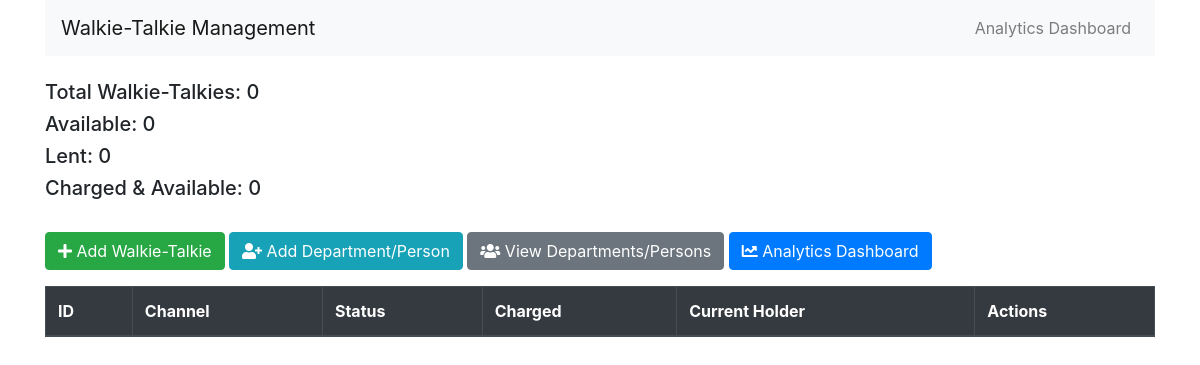
Before: / with the older database file.
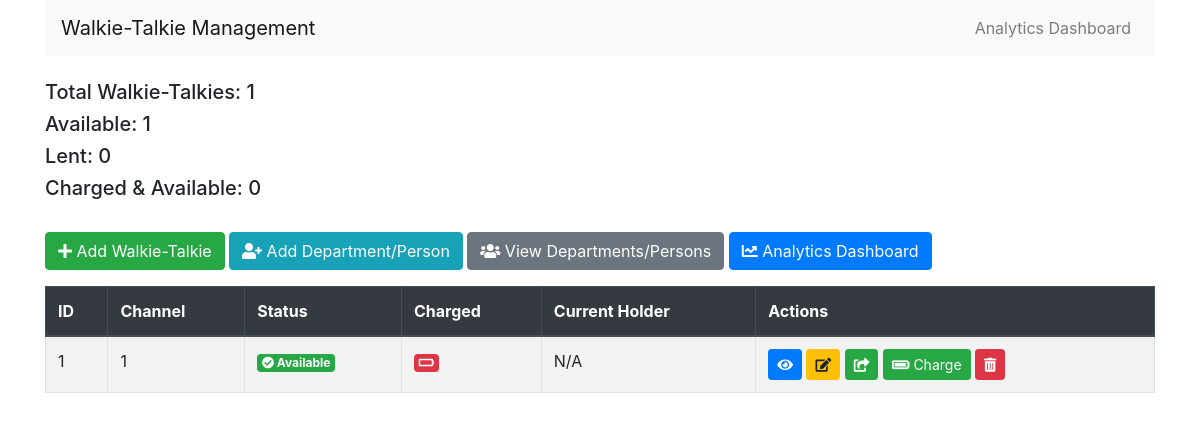
After: the same page with the newer database file.
### models.py (models this page shows)
class WalkieTalkie(db.Model):
    id = db.Column(db.Integer, primary_key=True)
    channel = db.Column(db.Integer, nullable=True, default=1)
    is_lent = db.Column(db.Boolean, default=False)
    current_holder = db.Column(db.String(100), nullable=True)
    is_charged = db.Column(db.Boolean, default=False)  # Default is now False (discharged)
    rental_history = db.relationship('Rental', backref='walkie_talkie', lazy=True)

### routes.py (the view)
@app.route('/')
def index():
    walkie_talkies = WalkieTalkie.query.all()
    total_wt = len(walkie_talkies)
    available_wt = WalkieTalkie.query.filter_by(is_lent=False).count()
    lent_wt = WalkieTalkie.query.filter_by(is_lent=True).count()
    charged_wt = WalkieTalkie.query.filter_by(is_lent=False, is_charged=True).count()
    return render_template('index.html', walkie_talkies=walkie_talkies, total_wt=total_wt,
                           available_wt=available_wt, lent_wt=lent_wt, charged_wt=charged_wt)

### templates/index.html (shortened to what this page needs)
{% extends 'base.html' %}
{% block content %}
<div class="row mb-4">
    <div class="col">
        <h5>Total Walkie-Talkies: {{ total_wt }}</h5>
        <h5>Available: {{ available_wt }}</h5>
        <h5>Lent: {{ lent_wt }}</h5>
        <h5>Charged & Available: {{ charged_wt }}</h5>
    </div>
</div>
<div class="mb-3">
    <a href="{{ url_for('add_walkie_talkie') }}" class="btn btn-success">
        <i class="fas fa-plus"></i> Add Walkie-Talkie
    </a>
    <a href="{{ url_for('add_department') }}" class="btn btn-info">
        <i class="fas fa-user-plus"></i> Add Department/Person
    </a>
    <a href="{{ url_for('departments') }}" class="btn btn-secondary">
        <i class="fas fa-users"></i> View Departments/Persons
    </a>
    <a href="{{ url_for('analytics') }}" class="btn btn-primary">
        <i class="fas fa-chart-line"></i> Analytics Dashboard
    </a>
</div>
<table class="table table-striped table-bordered">
    <thead class="thead-dark">
        <tr>
            <th>ID</th>
            <th>Channel</th>
            <th>Status</th>
            <th>Charged</th>
            <th>Current Holder</th>
            <th>Actions</th>
        </tr>
    </thead>
    <tbody>
        {% for wt in walkie_talkies %}
        <tr class="{% if wt.is_lent %}lent-row{% endif %}">
            <td>{{ wt.id }}</td>
            <td>{{ wt.channel }}</td>
            <td>
                {% if wt.is_lent %}
                    <span class="badge badge-danger" data-toggle="tooltip" title="Lent to {{ wt.current_holder }}">
                        <i class="fas fa-times-circle"></i> Lent
                    </span>
                {% else %}
                    <span class="badge badge-success" data-toggle="tooltip" title="Available for lending">
                        <i class="fas fa-check-circle"></i> Available
                    </span>
                {% endif %}
            </td>
            <td>
                {% if wt.is_charged %}
                    <span class="badge badge-success" data-toggle="tooltip" title="Fully Charged">
                        <i class="fas fa-battery-full"></i>
                    </span>
                {% else %}
                    <span class="badge badge-danger" data-toggle="tooltip" title="Not Charged">
                        <i class="fas fa-battery-empty"></i>
                    </span>
                {% endif %}
            </td>
            <td>{{ wt.current_holder or 'N/A' }}</td>
            <td>
                <a href="{{ url_for('view_walkie_talkie', wt_id=wt.id) }}" class="btn btn-sm btn-primary" data-toggle="tooltip" title="View Details">
                    <i class="fas fa-eye"></i>
                </a>
                <a href="{{ url_for('edit_walkie_talkie', wt_id=wt.id) }}" class="btn btn-sm btn-warning" data-toggle="tooltip" title="Edit">
                    <i class="fas fa-edit"></i>
                </a>
                {% if not wt.is_lent %}
                    <a href="{{ url_for('lend_walkie_talkie', wt_id=wt.id) }}" class="btn btn-sm btn-success" data-toggle="tooltip" title="Lend">
                        <i class="fas fa-share-square"></i>
                    </a>
                {% else %}
                    <a href="{{ url_for('return_walkie_talkie', wt_id=wt.id) }}" class="btn btn-sm btn-info" data-toggle="tooltip" title="Return">
                        <i class="fas fa-undo"></i>
                    </a>
                {% endif %}
                <form action="{{ url_for('toggle_charge_status', wt_id=wt.id) }}" method="post" style="display:inline;">
                    <button type="submit" class="btn btn-sm {% if wt.is_charged %}btn-secondary{% else %}btn-success{% endif %}" data-toggle="tooltip" title="Toggle Charge Status">
                        {% if wt.is_charged %}
                            <i class="fas fa-battery-empty"></i> Discharge
                        {% else %}
                            <i class="fas fa-battery-full"></i> Charge
                        {% endif %}
                    </button>
                </form>
                <form action="{{ url_for('delete_walkie_talkie', wt_id=wt.id) }}" method="post" style="display:inline;">
                    <button type="submit" class="btn btn-sm btn-danger" onclick="return confirm('Are you sure you want to delete this walkie-talkie?');" data-toggle="tooltip" title="Delete">
                        <i class="fas fa-trash-alt"></i>
                    </button>
                </form>
            </td>
        </tr>
        {% endfor %}
    </tbody>
</table>
{% endblock %}

### templates/base.html (shortened to what this page needs)
<!DOCTYPE html>
<html>
<head>
    <link rel="stylesheet"
          href="https://maxcdn.bootstrapcdn.com/bootstrap/4.5.2/css/bootstrap.min.css">
    <link rel="stylesheet" href="https://cdnjs.cloudflare.com/ajax/libs/font-awesome/5.15.1/css/all.min.css">
</head>
<body>
    <div class="container">
        <nav class="navbar navbar-expand-lg navbar-light bg-light mb-4">
            <a class="navbar-brand" href="{{ url_for('index') }}">Walkie-Talkie Management</a>
            <div class="collapse navbar-collapse">
                <ul class="navbar-nav ml-auto">
                    <li class="nav-item">
                        <a class="nav-link" href="{{ url_for('analytics') }}">Analytics Dashboard</a>
                    </li>
                </ul>
            </div>
        </nav>
        {% block content %}{% endblock %}
    </div>
</body>
</html>

Changed rows visible on the page:
added WalkieTalkie: id "1", channel "1", is_lent False (drawn), is_charged False (drawn), current_holder "N/A"
Other visible differences:
{{ total_wt }}: "0" → "1"
{{ available_wt }}: "0" → "1"
